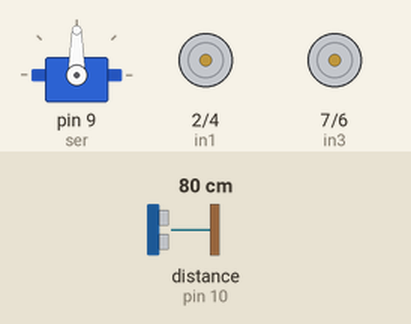
This sketch was run on a simulated Arduino Uno, built with avr-gcc and run on an emulated ATmega328P. Parts: servo, motor-driver pin pairs drawn as motors (green arrow = first pin HIGH = forward, orange = second pin HIGH = backward, longer = more drive, scaled by the enable pin). Wiring (inferred from the names in the program): ultrasonic range finder: trigger pin 11; echo pin 10. The test bench sets the inputs (shaded band); at power-on: distance to the obstacle (sensor on pin 10) 80 cm. The echo pulse lasts 58.3 µs per cm.

Above: at 2.3 s.
2.4 s: distance to the obstacle (sensor on pin 10) set to 13 cm
5.9 s: distance to the obstacle (sensor on pin 10) set to 9 cm
At 8.0 s:
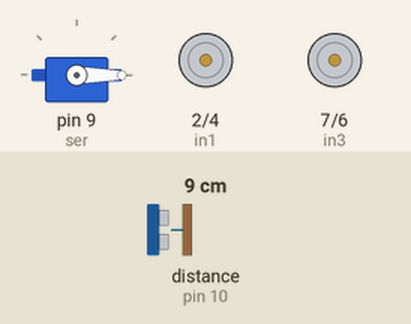
9.4 s: distance to the obstacle (sensor on pin 10) set to 18 cm
12.9 s: distance to the obstacle (sensor on pin 10) set to 23 cm
At 14.1 s:
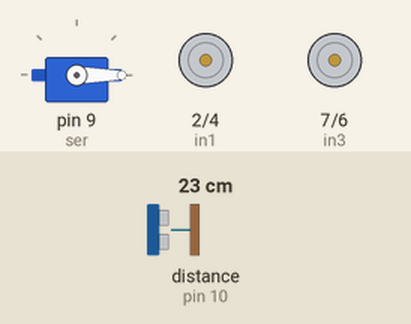
At 14.73 s:
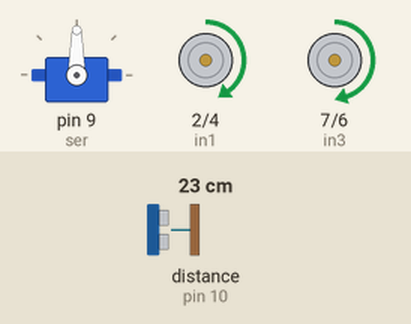
16.4 s: distance to the obstacle (sensor on pin 10) set to 2 cm
At 17.73 s:
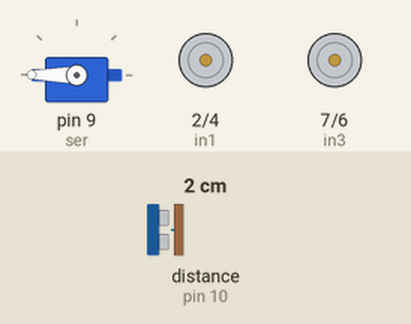
20.0 s: distance to the obstacle (sensor on pin 10) set to 35 cm
Timing chart, 0 to 24.6 s (numbered marks = the images above; inputs shaded):
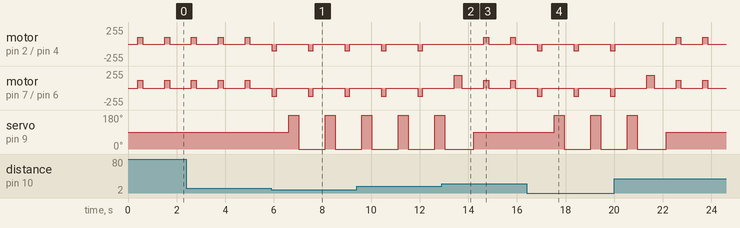

Measured:
- the behaviour switches between 12 and 11 cm on distance to the obstacle (sensor on pin 10) (found by bisection; images 0 and 1)
- the behaviour switches between 21 and 22 cm on distance to the obstacle (sensor on pin 10) (found by bisection; images 1 and 2)
- after the input at 5.9 s, motor on pin 2 (in1) / pin 4 (in2): alternates backward 100/255 for 0.20 s and stopped for 1.3 s, starting at once; motor on pin 7 (in3) / pin 6 (in4): alternates backward 120/255 for 0.20 s and stopped for 1.3 s, starting at once; servo on pin 9 (ser): alternates 180° for 0.40 s and 0° for 1.1 s, starting after 0.72 s
- after the input at 12.9 s, motor on pin 2 (in1) / pin 4 (in2): alternates forward 100/255 for 0.20 s and stopped for 0.90 s, starting after 1.7 s
- after the input at 16.4 s, motor on pin 2 (in1) / pin 4 (in2): alternates backward 100/255 for 0.20 s and stopped for 1.3 s, starting after 0.44 s; motor on pin 7 (in3) / pin 6 (in4): alternates backward 120/255 for 0.20 s and stopped for 1.3 s, starting after 0.44 s; servo on pin 9 (ser): alternates 180° for 0.40 s and 0° for 1.1 s, starting after 1.1 s
- by itself, motor on pin 2 (in1) / pin 4 (in2): alternates forward 100/255 for 0.20 s and stopped for 0.90 s
- by itself, motor on pin 7 (in3) / pin 6 (in4): alternates forward 120/255 for 0.20 s and stopped for 0.90 s

The sketch:

Code_final_ITSS.ino
```cpp
#include <Servo.h>
#define trig 11 //chân trig của HC-SR04
#define echo 10//chân echo của HC-SR04
#define ser 9

Servo srf05;  // create servo object to control a servo
//Khai báo chân tín hiệu motor A
int enA = 3;
int in1 = 2;
int in2 = 4;

//Khai báo chân tín hiệu cho motor B
int in3 = 7;
int in4 = 6;
int enB = 5;

int allow_distance = 10;//cm
int allow_side = 20;

void setup()
{
    pinMode(enA, OUTPUT);
    pinMode(in1, OUTPUT);
    pinMode(in2, OUTPUT);
    pinMode(enB, OUTPUT);
    pinMode(in3, OUTPUT);
    pinMode(in4, OUTPUT);

    pinMode(trig,OUTPUT);//chân trig sẽ phát tín hiệu
    pinMode(echo,INPUT);//chân echo sẽ nhận tín hiệu
    srf05.attach(ser);  // dây vàng
}

void tien()
{

        digitalWrite(in1, HIGH);//PHẢI
        digitalWrite(in2, LOW);
        analogWrite(enB, 120);

        digitalWrite(in3, HIGH);//TRÁI
        digitalWrite(in4, LOW);
        analogWrite(enA, 100);
        delay(200);


}

void lui()
{

        digitalWrite(in1, LOW);//Trái
        digitalWrite(in2, HIGH);

        digitalWrite(in3, LOW);//Phải
        digitalWrite(in4, HIGH);

        analogWrite(enB, 120);
        analogWrite(enA, 100);
        delay(200);


}
void dung()
{


        digitalWrite(in1, LOW);//PHẢI
        digitalWrite(in2, LOW);

        digitalWrite(in4, LOW);//TRÁI
        digitalWrite(in3, LOW);
        delay(500);
}
void re_phai()
{
        digitalWrite(in1, LOW);
        digitalWrite(in2, LOW);

        digitalWrite(in3, HIGH);
        digitalWrite(in4, LOW);


        analogWrite(enB, 190);
        analogWrite(enA, 100);
        delay(300);
}

void re_trai()
{

        digitalWrite(in1, HIGH);
        digitalWrite(in2, LOW);

        digitalWrite(in3, LOW);
        digitalWrite(in4, LOW);

        analogWrite(enB, 100);
        analogWrite(enA, 170);
        delay(300);
}

int objectDistance_cm (byte angle)
{
  srf05.write(angle);
  delay(400);
  unsigned long duration;//biến đo thời gian
  int distance;//biến lưu khoảng cách

  /* phát xung từ chân trig */
  digitalWrite(trig,0);//tắt chân trig
  delayMicroseconds(2);
  digitalWrite(trig,1);// phát xung từ chân trig
  delayMicroseconds(5);// xung có độ dài 5 microSeconds
  digitalWrite(trig,0);//tắt chân trig

  /* tính toán thời gian */
  duration = pulseIn(echo,HIGH);//đo độ rộng xung HIGH ở chân echo. ( http://arduino.vn/reference/pulsein )
  distance = int(duration/2/29.412);//tính khoảng cách đến vật.

  return distance;
}


void loop()
{
  int front_distance=objectDistance_cm (90);
  int left_distance;
  int right_distance;

  if (front_distance > allow_distance)
    {
      tien();
      dung();
    }

     if (front_distance <= allow_distance)
    {
      lui();
      dung();
      left_distance = objectDistance_cm (180); //đo khoảng cách bên trái
      right_distance = objectDistance_cm (0); //đo khoảng cách bên phải
      while(left_distance <= allow_side && right_distance <= allow_side ){
        lui();
        dung();
        left_distance = objectDistance_cm (180); //đo khoảng cách bên trái
        right_distance = objectDistance_cm (0); //đo khoảng cách bên phải
      }
        if  (left_distance > right_distance)
      {
        re_trai();
        dung();
      }
      else if  (left_distance < right_distance)
        {
          re_phai();
          dung();
        }
       else {
        re_phai();
        dung();
       }

        }

}
```
